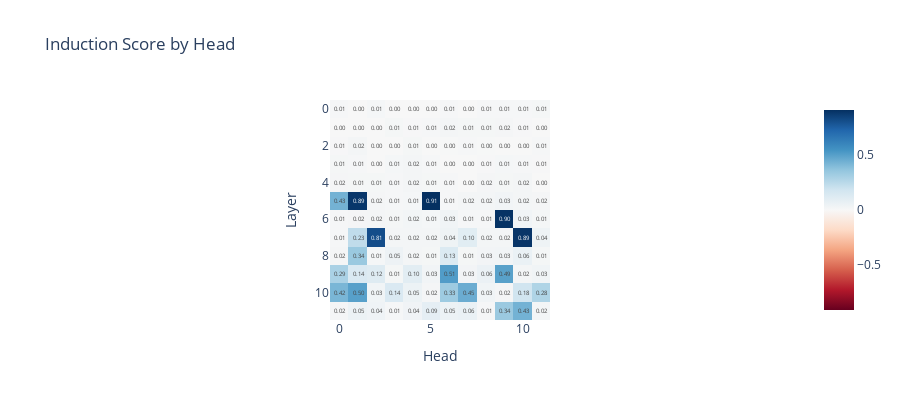

Write notebook code for a chart like this one.
### Code cell
def generate_repeated_tokens(
    model: HookedTransformer, seq_len: int, batch: int = 1
) -> Int[Tensor, "batch full_seq_len"]:
    '''
    Generates a sequence of repeated random tokens

    Outputs are:
        rep_tokens: [batch, 1+2*seq_len]
    '''
    prefix = (t.ones(batch, 1) * model.tokenizer.bos_token_id).long() # add the prefix (BOS)
    rep_tokens_half = t.randint(0, model.cfg.d_vocab, (batch, seq_len), dtype=t.int64)
    rep_tokens = t.cat([prefix, rep_tokens_half, rep_tokens_half], dim=-1).to(device)
    return rep_tokens

def run_and_cache_model_repeated_tokens(model: HookedTransformer, seq_len: int, batch: int = 1) -> Tuple[t.Tensor, t.Tensor, ActivationCache]:
    '''
    Generates a sequence of repeated random tokens, and runs the model on it, returning logits, tokens and cache

    Should use the `generate_repeated_tokens` function above

    Outputs are:
        rep_tokens: [batch, 1+2*seq_len]
        rep_logits: [batch, 1+2*seq_len, d_vocab]
        rep_cache: The cache of the model run on rep_tokens
    '''
    rep_tokens = generate_repeated_tokens(model, seq_len, batch)
    rep_logits, rep_cache = model.run_with_cache(rep_tokens)
    return rep_tokens, rep_logits, rep_cache

seq_len = 50
batch = 10
# (rep_tokens, rep_logits, rep_cache) = run_and_cache_model_repeated_tokens(gpt2_small, seq_len, batch)
# rep_str = gpt2_small.to_str_tokens(rep_tokens)

rep_tokens_10 = generate_repeated_tokens(gpt2_small, seq_len, batch)

# We make a tensor to store the induction score for each head.
# We put it on the model's device to avoid needing to move things between the GPU and CPU, which can be slow.
induction_score_store = t.zeros((gpt2_small.cfg.n_layers, gpt2_small.cfg.n_heads), device=gpt2_small.cfg.device)

def induction_score_hook(
    pattern: Float[Tensor, "batch head_index dest_pos source_pos"],
    hook: HookPoint,
):
    
    '''
    Calculates the induction score, and stores it in the [layer, head] position of the `induction_score_store` tensor.
    '''
    indexing = seq_len-1
    induction_score = pattern.diagonal(offset=-indexing, dim1=-2, dim2=-1)
    # avg score per head
    induction_score = einops.rearrange(induction_score, 'batch head_idx layer -> batch layer head_idx')
    induction_score_store[hook.layer(), :] = induction_score.mean(dim=(0,1))

pattern_hook_names_filter = lambda name: name.endswith("pattern")

# Run with hooks (this is where we write to the `induction_score_store` tensor`)
gpt2_small.run_with_hooks(
    rep_tokens_10,
    return_type=None, # For efficiency, we don't need to calculate the logits
    fwd_hooks=[(
        pattern_hook_names_filter,
        induction_score_hook
    )]
)

# Plot the induction scores for each head in each layer
imshow(
    induction_score_store,
    labels={"x": "Head", "y": "Layer"},
    title="Induction Score by Head",
    text_auto=".2f",
    width=900, height=400
)

### Figure 1 — Plotly figure (JSON) as saved in the notebook; plotly's stock layout.template omitted (floating-point values rounded to 4 significant figures; data arrays with more than 128 entries replaced by an {"elided": "..."} marker saying what was removed)
{"data": [{"coloraxis": "coloraxis", "hovertemplate": "Head: %{x}<br>Layer: %{y}<br>color: %{z}<extra></extra>", "name": "0", "texttemplate": "%{z:.2f}", "type": "heatmap", "xaxis": "x", "yaxis": "y", "z": {"elided": "12x12 float values"}}], "layout": {"coloraxis": {"cmid": 0, "colorscale": [[0, "rgb(103,0,31)"], [0.1, "rgb(178,24,43)"], [0.2, "rgb(214,96,77)"], [0.3, "rgb(244,165,130)"], [0.4, "rgb(253,219,199)"], [0.5, "rgb(247,247,247)"], [0.6, "rgb(209,229,240)"], [0.7, "rgb(146,197,222)"], [0.8, "rgb(67,147,195)"], [0.9, "rgb(33,102,172)"], [1, "rgb(5,48,97)"]]}, "height": 400, "title": {"text": "Induction Score by Head"}, "width": 900, "xaxis": {"anchor": "y", "constrain": "domain", "domain": [0, 1], "scaleanchor": "y", "title": {"text": "Head"}}, "yaxis": {"anchor": "x", "autorange": "reversed", "constrain": "domain", "domain": [0, 1], "title": {"text": "Layer"}}}}
